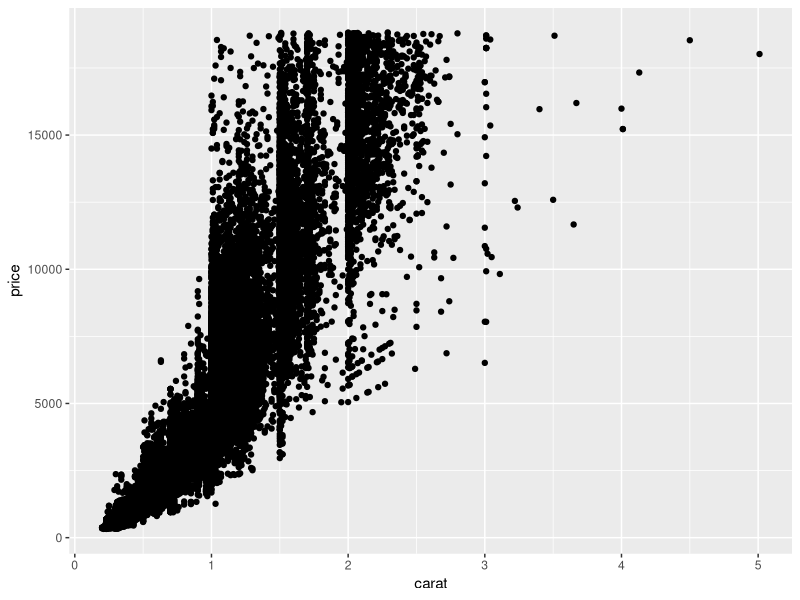
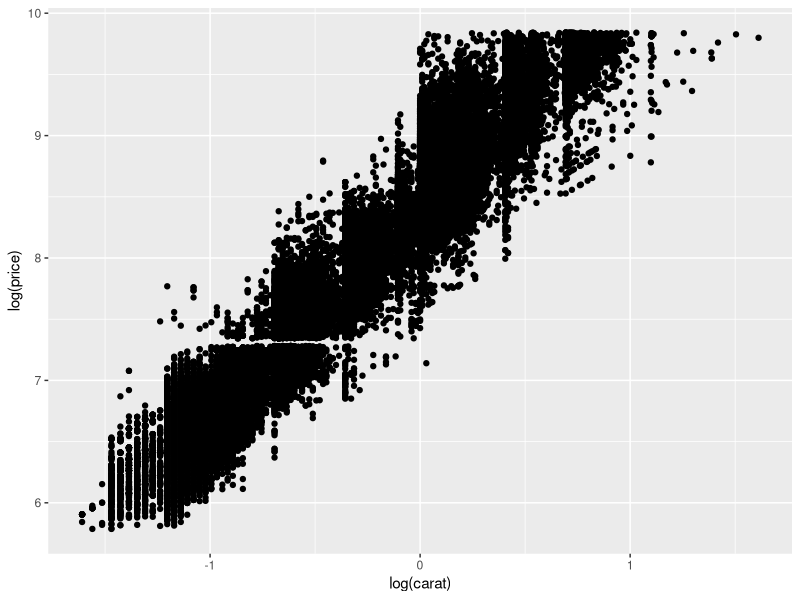
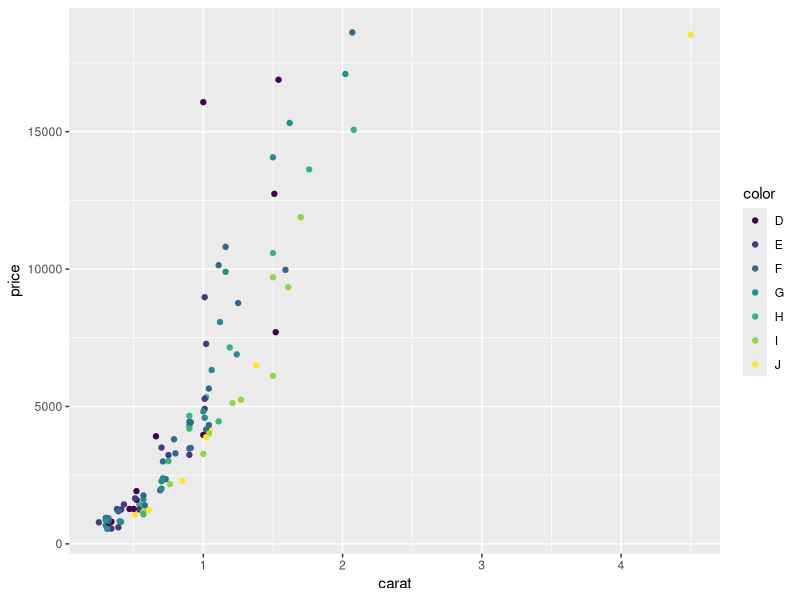
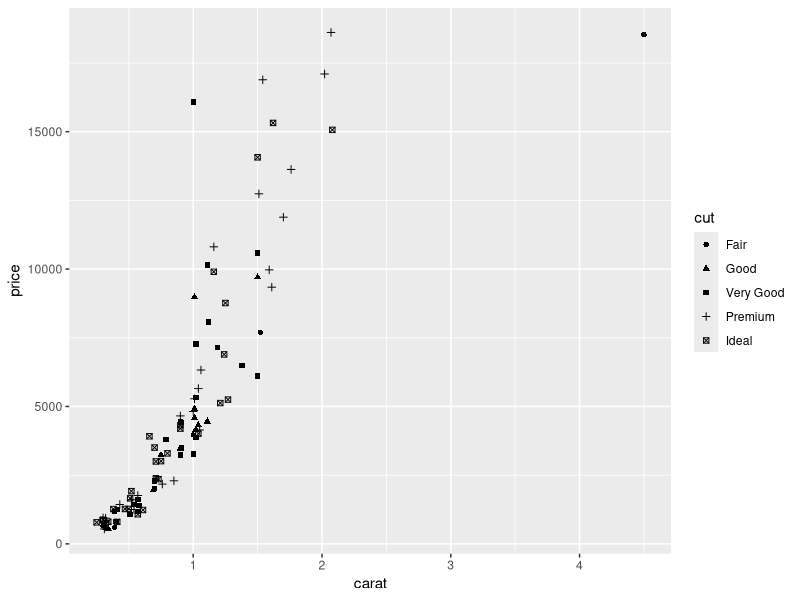
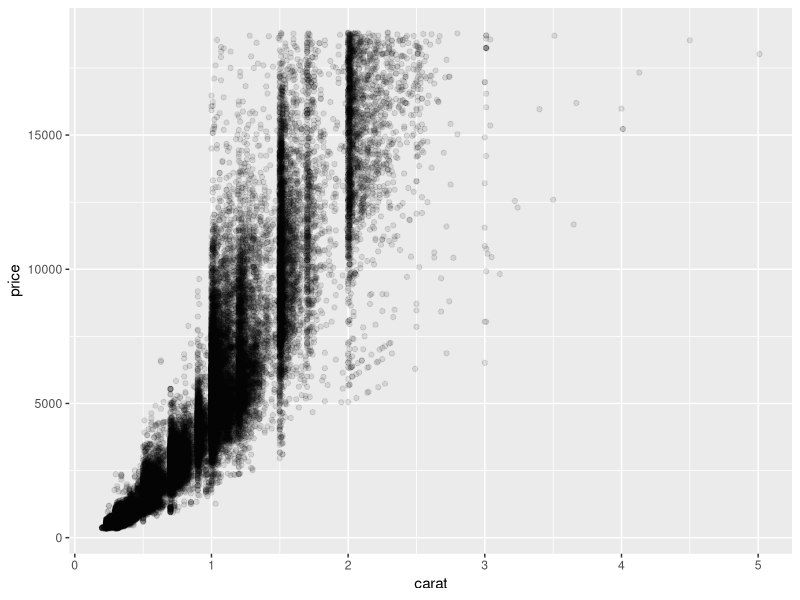
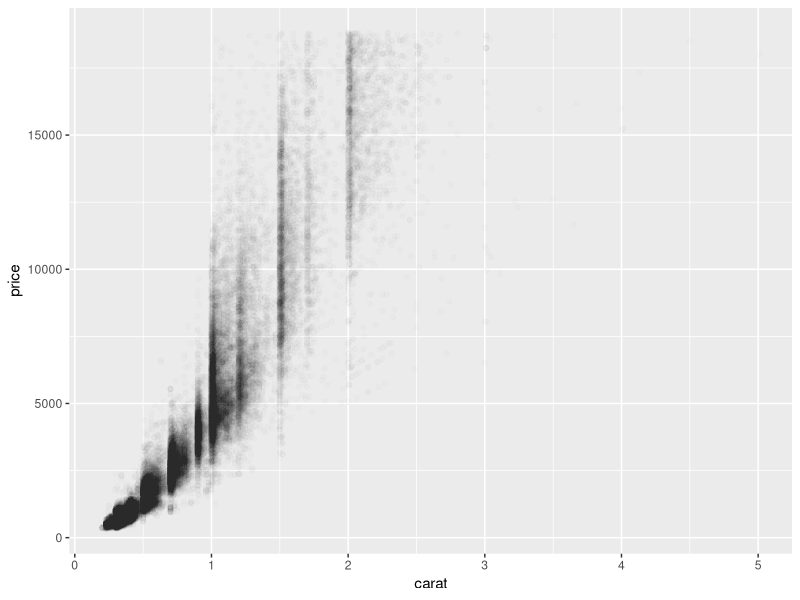
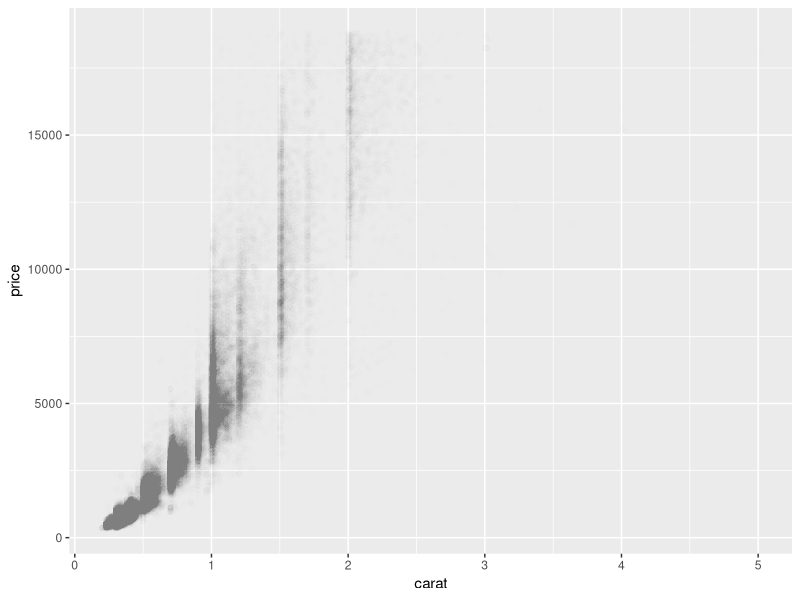
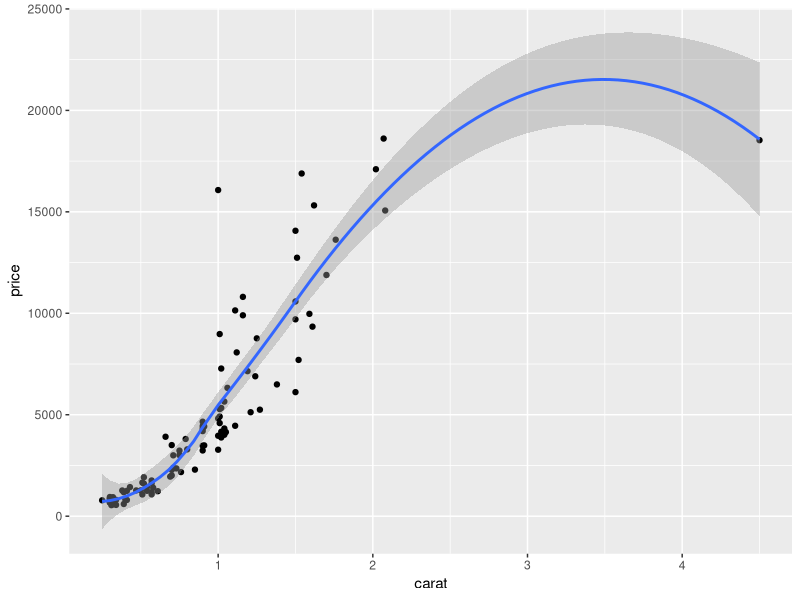

Recreate these plots in R, in order.
library(ggplot2)
set.seed(1410)
dsmall<-diamonds[sample(nrow(diamonds),100),]
dsmall

qplot(carat,price,data=diamonds)
qplot(log(carat),log(price),data=diamonds)

qplot(carat,price,data=dsmall,colour=color)
qplot(carat,price,data=dsmall,shape=cut)

qplot(carat,price,data=diamonds,alpha=I(1/10))
qplot(carat,price,data=diamonds,alpha=I(1/100))
qplot(carat,price,data=diamonds,alpha=I(1/200))

qplot(carat,price,data=dsmall,geom = c("point","smooth"))
qplot(carat,price,data=diamonds,geom = c("point","smooth"))

qplot(carat,price,data=dsmall,geom = c("point","smooth"),span=0.2)
qplot(carat,price,data=dsmall,geom = c("point","smooth"),span=1)

install.packages("mgcv")
library(mgcv)
qplot(carat,price,data = dsmall,geom=c("point","smooth"),method="gam",formula=y~s(x))
graphics.off()
qplot(carat,price,data = dsmall,geom=c("point","smooth"),method="gam",formula=y~s(x,bs="cs"))


library(splines)
qplot(carat,price,data=dsmall,geom=c("point","smooth"),method="lm")
qplot(carat,price,data=dsmall,geom=c("point","smooth"),method="lm",formula=y~ns(x,5))


qplot(color,price/carat,data=diamonds,geom = "jitter",alpha=I(1/5))
qplot(color,price/carat,data=diamonds,geom = "jitter",alpha=I(1/50))
qplot(color,price/carat,data=diamonds,geom = "jitter",alpha=I(1/200))


qplot(carat,data = diamonds,geom = "histogram")
qplot(carat,data = diamonds,geom = "density")


qplot(carat,data = diamonds,geom = "histogram",binwith=1,xlim = c(0,3))
qplot(carat,data = diamonds,geom = "histogram",binwith=0.1,xlim = c(0,3))
qplot(carat,data = diamonds,geom = "histogram",binwith=0.01,xlim = c(0,3))


qplot(carat,data = diamonds,geom = "density",colour=color)
qplot(carat,data=diamonds,geom = "histogram",fill=color)


qplot(color,data = diamonds,geom = "bar")
qplot(color,data = diamonds,geom = "bar",weight=carat)+scale_y_continuous("carat")


qplot(date,unemploy/pop,data=economics,geom = "line")
qplot(date,uempmed,data=economics,geom = "line")


#POSIXct:count time
#POSIXlt:list time
year<-function(x) as.POSIXlt(x)$year+1900
qplot(unemploy/pop,uempmed,data = economics,geom = c("point","path"))
qplot(unemploy/pop,uempmed,data = economics,geom = "path",colour=year(date))



qplot(carat,data = diamonds,facets = color~.,geom = "histogram",binwidth=0.1,xlim=c(0,3))
qplot(carat,..density..,data = diamonds,facets = color~.,geom = "histogram",binwidth=0.1,xlim=c(0,3))


qplot(
  carat,price,data=dsmall,
  xlab = "Price ($)",ylab = "Weight (carats)",
  main = "Price-weight relationship"
)

#frac()
qplot(
  carat,price/carat,data=dsmall,
  ylab = expression(frac(price,carat)),
  xlab = "Weight (carats)",
  main = "Small diamonds",
  xlim = c(.2,1)
)


#log="xy":log(x) log(y)
qplot(carat,price,data = dsmall,log = "xy")


#qplot()不是泛型泛型函数,ggplot()是



library(ggplot2)
qplot(displ,hwy,data = mpg,colour=factor(cyl))
qplot(displ,hwy,data = mpg,geom = c("point","smooth"),colour=factor(cyl))
graphics.off()



#facet panel
qplot(displ,hwy,data = mpg,facets = .~year)+geom_smooth()


# 1.Map variables to aesthetics
# 2.Facet datasets
# 3.Transform scales
# 4.Compute aesthetics
# 5.Train scales
# 6.Map cales
# 7.Render geoms










































